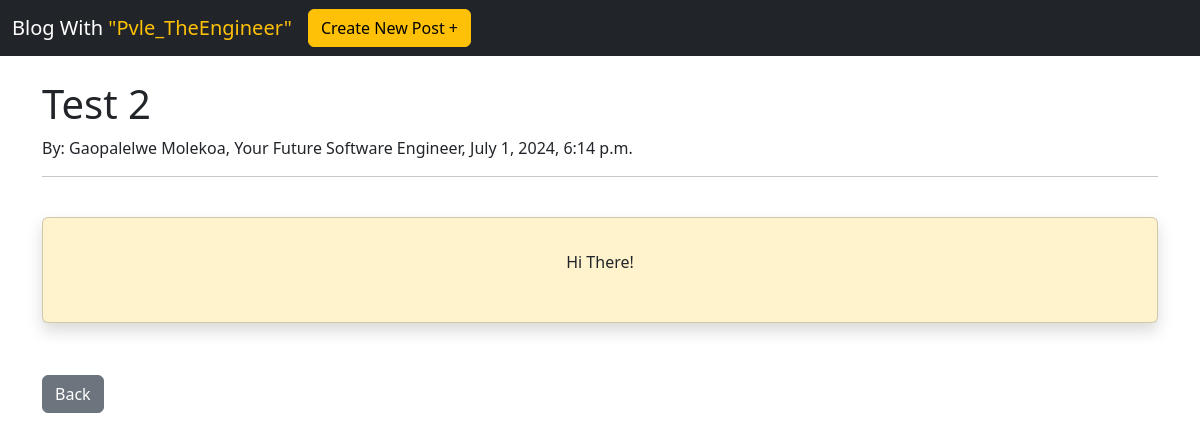
The page /blog-post/9 on the database its author committed.
### blog/models.py (models this page shows, shortened)
class Post(models.Model):
    title = models.CharField(max_length=140)
    body = models.TextField()
    signature = models.CharField(max_length=140, default='Gaopalelwe Molekoa, Your Future Software Engineer')
    date = models.DateTimeField(default=default_datetime)

### blog/views.py (the view)
# urls.py: path('blog-post/<int:pk>', Posts.as_view(), name='posts'),
class Posts(DetailView):
    model = Post
    template_name = 'post.html'

### blog/templates/post.html (shortened to what this page needs)
{% extends 'header.html' %}
{% block content %}
<h1> {{ post.title }}</h1>
<p>By: {{ post.signature }}, {{ post.date }}</p>
<hr>
<br>
<div class="card bg-warning-subtle shadow p-3 mb-1 bg-body-tertiary rounded">
    <div class="card-body bs-warning-border-subtle">
        <p class="text-center">{{ post.body }}</p>
    </div>
</div>
    <br><br>
    <p><a href="{% url 'blog' %}" class="btn btn-secondary">Back</a></p>
{% endblock %}

### rows shown on the page
Post: title "Test 2", signature "Gaopalelwe Molekoa, Your Future Software Engineer", date "July 1, 2024, 6:14 p.m.", body "Hi There!"
